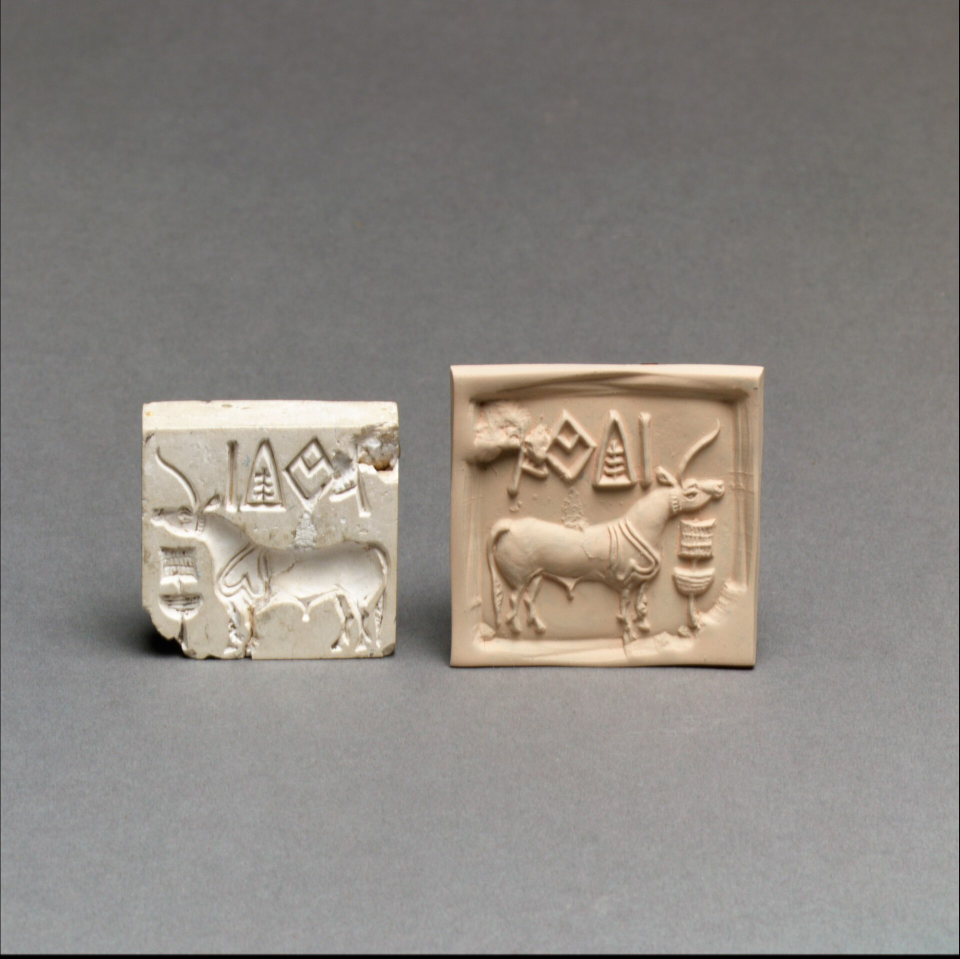
#> input picture indus/ep05/photos/unicorn_met_1920.jpg, 1920 x 1918 px, found by its file name (shown at 1/2 size)
$ python build.py   (older library calls are emulated)
#> lines starting #> are read from the running program, lines starting #| are printed output that depends on the picture; after the words box and inside, x2 and y2 are one past the last pixel; in counts of white or black regions, pixels touching at a corner belong together
### engine/fxkit.py
"""fxkit.py - code-built visuals and sounds for Legend's Shorts (any channel).

Every function writes a 1080x1920 30 fps MP4 (or a WAV for sounds) that make_short2.py / make_short.py use like any clip.
Clips HOLD their last frame for the rest of `dur`: always make `dur` longer than the shot (a clip shorter than its
shot loops back to frame 0, e.g. a "+2,000" counter suddenly showing "+0").

  import fxkit as fx
  fx.punch_hook("images/ai1.png", "images/hook.mp4", focus=(0.36, 0.42), chips_from=(0.05, 0.72, 0.6, 0.95))
  fx.dust_reveal("images/seal.jpg", "images/hook.mp4", peek=(0.5, 0.42, 0.12))   # sand blown off (alternative hook)
  fx.route_map(stops, route, bounds, "images/map_draw.mp4", draw=(0.1, 0.8))            # fast line draw
  fx.route_map(stops, route, bounds, "images/map_pin.mp4", pin="HARAPPA", pin_t=0.7, draw=(-1, 0.01))
  fx.arc_map(src, dests, bounds, "images/map_west.mp4", caption="SAME SEALS. 2,000+ KM APART.")
  fx.counter("images/bg.jpg", "images/count.mp4", 2000, top="INDIA'S KNOWN HISTORY", unit="YEARS", prefix="+")
  fx.zoom_rings("images/seal.jpg", "images/seal.mp4", wide, tight, rings=[...], top_text="STILL UNDECIPHERED TODAY")
  fx.stamp("images/seal.jpg", "images/stamp.mp4", "FOREIGN?", label='A. CUNNINGHAM, 1875: "FOREIGN TO INDIA"')
  fx.stamp(..., strike_t=0.45, stamped_from_start=True)                                   # payoff: strike it out
  fx.ending("images/ai6.png", "images/ending.mp4", ["INDUS VALLEY", "CIVILISATION"], ["BUT WHO", "WERE THEY?"], "INDUS FILES  #2")
  fx.dust("images/dust.mp4")                       # overlay with "mode": "screen"
  fx.blur_box("images/ai5.png", "images/ai5_fix.png", (0.30, 0.345, 1.0, 0.43))      # hide AI gibberish text
  fx.make_sfx("sfx")                               # writes the synthesized story sounds below

Tamil text: pass font=fx.TAMIL (Noto Sans Tamil) to any text argument family (stamp, counter, ending).
Map data: Natural Earth GeoJSON in ROOT/geo (download once from raw.githubusercontent.com/nvkelso/natural-earth-vector).
"""
import json, math, os, subprocess, wave
import numpy as np
from PIL import Image, ImageDraw, ImageFont, ImageFilter

W, H, FPS, SR = 1080, 1920, 30, 44100
ROOT = os.path.dirname(os.path.abspath(__file__))
F_TITLE = os.path.join(ROOT, "fonts", "Cinzel-Bold.ttf")
F_BIG = os.path.join(ROOT, "fonts", "Anton.ttf")
TAMIL = os.path.join(ROOT, "fonts", "NotoSansTamilLatin-800.ttf")   # ships with the Udal Uzhavan engine; copy it into fonts/ if missing
GOLD, RED, WHITE = (255, 197, 61), (230, 50, 40), (245, 240, 230)
SEA, LAND, LAND_EDGE, RIVER = (12, 22, 32), (58, 46, 32), (120, 96, 60), (70, 140, 190)


def font(p, s): return ImageFont.truetype(p, s)
def ease(x): x = min(max(x, 0), 1); return 1 - (1 - x) ** 3


def write_mp4(frame_fn, dur, path):
    n = int(dur * FPS)
    p = subprocess.Popen(["ffmpeg", "-v", "error", "-y", "-f", "rawvideo", "-pix_fmt", "rgb24", "-s", f"{W}x{H}", "-r", str(FPS),
                          "-i", "-", "-c:v", "libx264", "-pix_fmt", "yuv420p", "-crf", "16", path], stdin=subprocess.PIPE)
    for i in range(n):
        p.stdin.write(frame_fn(i / FPS).convert("RGB").tobytes())
    p.stdin.close(); p.wait(); print("wrote", path)


def cover(im, w=W, h=H):
    s = max(w / im.width, h / im.height); im = im.resize((int(im.width * s) + 1, int(im.height * s) + 1), Image.LANCZOS)
    x, y = (im.width - w) // 2, (im.height - h) // 2; return im.crop((x, y, x + w, y + h))


def outlined(d, xy, text, f, fill, anchor="mm", stroke=3):
    d.text(xy, text, font=f, fill=fill, anchor=anchor, stroke_width=stroke, stroke_fill=(0, 0, 0, fill[3] if len(fill) > 3 else 255))


# ------------------------------------------------------------------ hook: whip push-in + photographic debris + steam/dust
def punch_hook(image, out, focus=(0.5, 0.45), chips_from=(0.05, 0.72, 0.6, 0.95), dur=3.4, steam=True, n_chips=90, seed=11):
    """Frame 1 stays crisp (it is the thumbnail). Then: flash, zoom-blur burst, push-in with decaying shake,
    debris cut from the image itself (chips_from = x0,y0,x1,y1 fractions of a textured area) flying at the camera."""
    src = Image.open(image).convert("RGB"); s = max(W / src.width, H / src.height) * 1.02
    src = src.resize((int(src.width * s), int(src.height * s)), Image.LANCZOS)
    rng = np.random.default_rng(seed); N = n_chips
    ang = rng.uniform(0, 2 * np.pi, N); spd = rng.uniform(0.6, 1.6, N)
    t0 = np.concatenate([rng.uniform(0.05, 0.35, N // 2), rng.uniform(0.35, 1.8, N - N // 2)]); rot = rng.uniform(0, 360, N)
    cx0, cy0 = focus[0] * W, focus[1] * H + 120
    chips = []
    for _ in range(40):
        cw = int(rng.uniform(26, 60)); x = int(rng.uniform(chips_from[0], chips_from[2]) * src.width); y = int(rng.uniform(chips_from[1], chips_from[3]) * src.height)
        patch = src.crop((x, y, x + cw, y + int(cw * 0.75))).convert("RGBA")
        m = Image.new("L", patch.size, 0)
        ImageDraw.Draw(m).polygon([(patch.width / 2 * (1 + (0.6 + 0.4 * rng.random()) * math.cos(2 * math.pi * j / 6)),
                                    patch.height / 2 * (1 + (0.6 + 0.4 * rng.random()) * math.sin(2 * math.pi * j / 6))) for j in range(6)], fill=255)
        patch.putalpha(m.filter(ImageFilter.GaussianBlur(1))); chips.append(patch)
    puffs = [(rng.uniform(-0.1, 0.5) * W, rng.uniform(-0.05, 0.25) * H, rng.uniform(0, 0.8), rng.uniform(260, 520)) for _ in range(9)]

    # [41 lines left out: functions view, frame, not called in this run]
    write_mp4(frame, dur, out)


# ------------------------------------------------------------------ maps (Natural Earth, no national borders drawn)
_GEO = {}
# [6 lines left out: function _geo, not called in this run]


class Proj:
    # [4 lines left out: function __init__, not called in this run]
    def __call__(self, lon, lat): return (self.ox + (lon - self.lon0) * self.k * self.s, self.oy + (self.lat1 - lat) * self.s)


# [216 lines left out: functions base_map, map_label, _partial, _pin, route_map, arc_map and 6 more, not called in this run]


# ------------------------------------------------------------------ synthesized sounds (energy kept in 150 Hz - 6 kHz: audible on phones)
_rng = np.random.default_rng(3)
def _bp(x, lo, hi):
    X = np.fft.rfft(x); fr = np.fft.rfftfreq(len(x), 1 / SR); X[(fr < lo) | (fr > hi)] = 0; return np.fft.irfft(X, len(x))
def _env(n, a, d): t = np.arange(n) / SR; return np.minimum(t / max(a, 1e-4), 1) * np.exp(-t / d)
# [138 lines left out: functions _save, make_sfx_foley, make_sfx, dust_reveal, not called in this run]


# ------------------------------------------------------------------ EP7 toolkit: parallax, snap camera, particles, ink strokes, pills, cards
GOLD2 = (212, 177, 92)          # antique gold (#D4B15C), the v2 accent
CHALK = (244, 236, 216)

# [36 lines left out: functions depth_split, _place, snapz, parallax_frame, not called in this run]

def fx_cover(im):
    return cover(im) if im.mode != "RGBA" else _cover_rgba(im)

def _cover_rgba(im):
    s = max(W / im.width, H / im.height); im = im.resize((int(im.width * s) + 1, int(im.height * s) + 1), Image.LANCZOS)
    x, y = (im.width - W) // 2, (im.height - H) // 2; return im.crop((x, y, x + W, y + H))

# [42 lines left out: functions particles, heat_haze, ink_stroke, not called in this run]

def ink_ellipse(cx, cy, rx, ry, start=-100, turns=1.08, n=60):
    return [(cx + rx * math.cos(math.radians(start + 360 * turns * i / n)) * (1 + 0.04 * math.sin(i)), cy + ry * math.sin(math.radians(start + 360 * turns * i / n))) for i in range(n + 1)]

# [19 lines left out: functions pill, parallax_warp, not called in this run]

### indus/ep05/edit/build.py
"""Indus Files #5 assets (unicorn). Run from the episode folder: python3 build.py [names...]"""
import sys, os, math; sys.path.insert(0, os.path.dirname(os.path.dirname(os.path.abspath(__file__))))
import numpy as np, fxkit as fx
from fxkit import W, H, ease, font, outlined, GOLD, WHITE
from PIL import Image, ImageDraw, ImageFilter, ImageEnhance
I = "images/"; todo = sys.argv[1:] or ["prep", "hook", "horn", "tiles", "kish", "split", "horns", "object", "ending"]
MET = I + "unicorn_met_1920.jpg"
HORN = [(1365, 957), (1370, 933), (1377, 911), (1388, 892), (1402, 874), (1420, 857), (1435, 844)]      # real horn on the modern impression
OBJ = (1335, 1015, 1450, 1225)                                                   # the "standard" in front of it
IMP = (900, 720, 1520, 1340)                                                     # the impression

# [5 lines left out: function view, not called in this run]

def to_screen(p, cam):
    cx, cy, cw, ch = cam; return ((p[0] - (cx - cw / 2)) * W / cw, (p[1] - (cy - ch / 2)) * H / ch)

# [8 lines left out: function glow_line, not called in this run]

def smooth(pts, n=40):
    pts = np.array(pts, float); t = np.linspace(0, 1, len(pts)); u = np.linspace(0, 1, n)
    return list(zip(np.interp(u, t, pts[:, 0]), np.interp(u, t, pts[:, 1])))

def label(d, text, y, a=255, size=36): outlined(d, (W / 2, y), text, font(fx.F_TITLE, size), (235, 235, 235, a), stroke=2)

if "prep" in todo:   # 9:16 canvas of the Met photo for the hook (both seal + impression visible, impression larger)
    src = Image.open(MET).convert("RGB"); seals = src.crop((240, 470, 1580, 1400))
#> further down, src is the input picture: PIL image 1920x1918 RGB; mean R, G, B 140.5, 135.4, 129.9
#> after `seals = src.crop((240, 470, 1580, 1400))`:
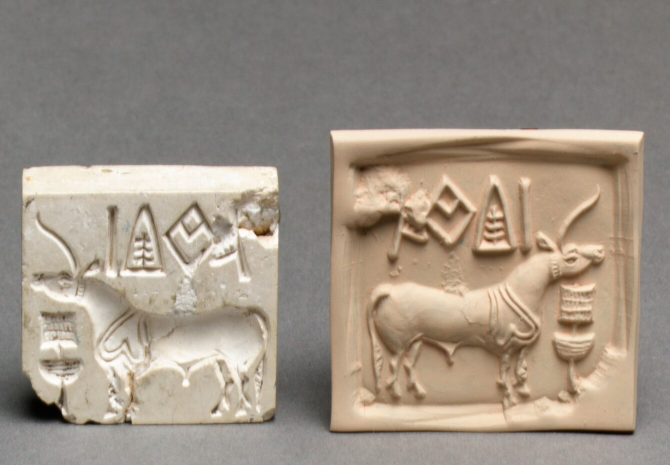
#> seals: PIL image 1340x930 RGB (shown at 1/2 size); mean R, G, B 157, 145.5, 132.5
    bg = ImageEnhance.Brightness(fx.cover(src).filter(ImageFilter.GaussianBlur(30))).enhance(0.8)
#> in cover, `return im.crop((x, y, x + w, y + h))`:
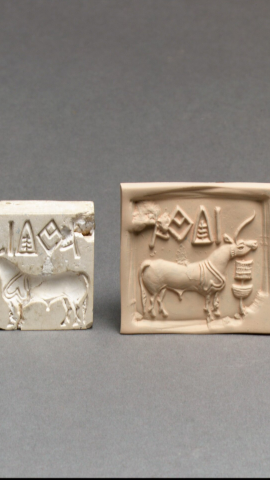
#> returned value: PIL image 1080x1920 RGB (shown at 1/4 size); mean R, G, B 145.7, 138.1, 130.4
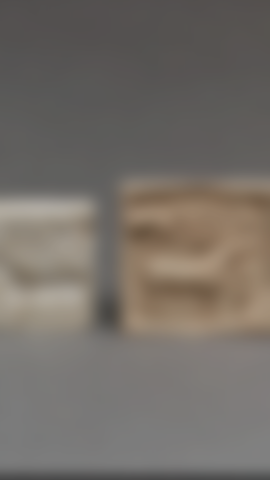
#> bg: PIL image 1080x1920 RGB (shown at 1/4 size); mean R, G, B 115.7, 109.7, 103.5
    s2 = seals.resize((W, int(seals.height * W / seals.width)), Image.LANCZOS); bg.paste(s2, (0, int(H * 0.55 - s2.height / 2))); bg.save(I + "met_916.jpg", quality=95)
#> after `s2 = seals.resize((W, int(seals.height * W / seals.width)), Image.LANC`:
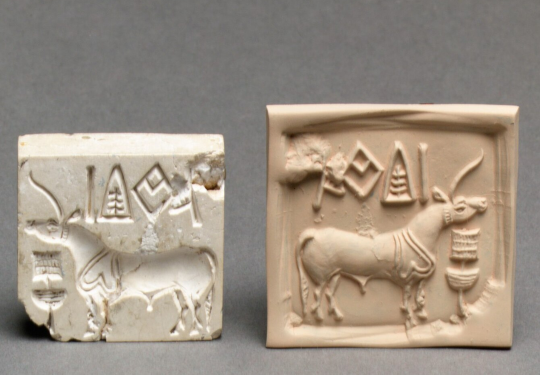
#> s2: PIL image 1080x749 RGB (shown at 1/2 size); mean R, G, B 157, 145.5, 132.5
#> after `bg.paste(s2, (0, int(H * 0.55 - s2.height / 2)))`:
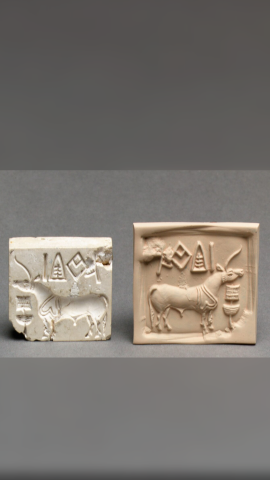
#> bg: PIL image 1080x1920 RGB (shown at 1/4 size); mean R, G, B 123.8, 118.2, 112.4
if "hook" in todo:
    fx.punch_hook(I + "met_916.jpg", I + "hook.mp4", focus=(0.66, 0.55), chips_from=(0.55, 0.45, 0.95, 0.65), steam=False, dur=4.0)
#> after the loop in punch_hook, `for _ in range(40):`:
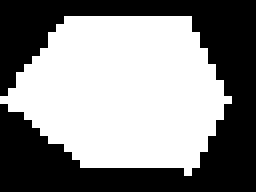
#> m: PIL image 32x24 L (shown 8 times larger); 53.6% white; 1 black region, box (x1, y1, x2, y2) and area: (0, 0, 32, 24) 356
#> after the loop in punch_hook, `for _ in range(40):`:
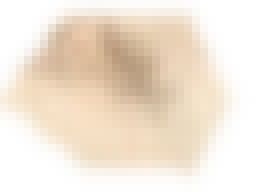
#> patch: PIL image 32x24 RGBA (shown 8 times larger); mean R, G, B, A 231.7, 208.5, 180.8, 136.7; transparent parts drawn white
#> after the loop in punch_hook, `for _ in range(40):`: chips = 40 items
#> in punch_hook, `puffs = [(rng.uniform(-0.1, 0.5) * W, rng.uniform(-0.05, 0.25) * H, rn..`: puffs = 9 items, first 6: (335.9, 217.5, 0.466, 311.3), (256.6, 291.6, 0.388, 436.6), (188.9, 366.8, 0.577, 283.2), (390.5, 68.05, 0.0651, 291.5), (101.9, 206.2, 0.264, 312.9), (390.5, 119.3, 0.699, 323.6)
#> (the run stopped early here; a loop or call above may not have finished)

$ run again, with indus/ep01/photos/cunningham_seal_BM.jpg copied over indus/ep05/photos/unicorn_met_1920.jpg
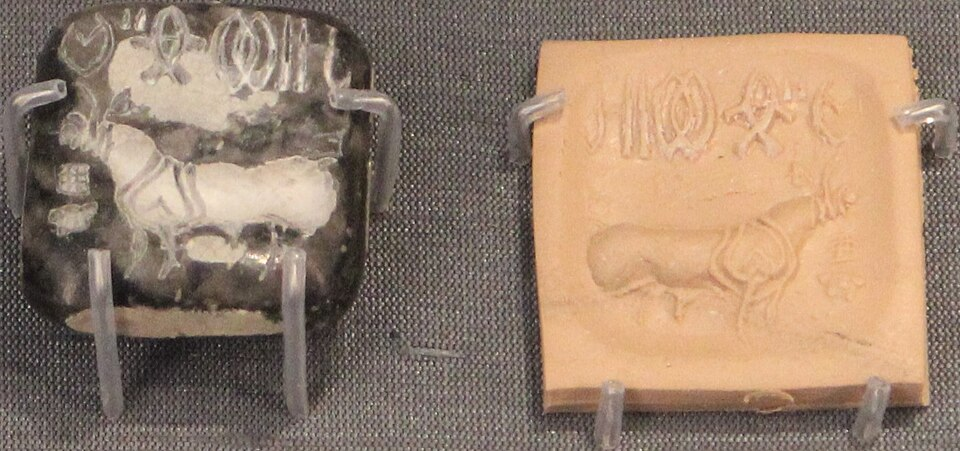
#> input picture indus/ep01/photos/cunningham_seal_BM.jpg, 960 x 451 px, found by its file name
#> src is the input picture: PIL image 960x451 RGB; mean R, G, B 152.6, 129.2, 109.9
#> seals: PIL image 1340x930 RGB; every value is 0
#> s2: PIL image 1080x749 RGB; every value is 0
#> `bg.paste(s2, (0, int(H * 0.55 - s2.height / 2)))`:
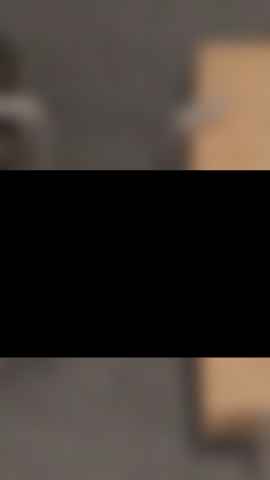
#> bg: PIL image 1080x1920 RGB (shown at 1/4 size); mean R, G, B 63.1, 55, 49
#> after the loop in punch_hook, `for _ in range(40):`:
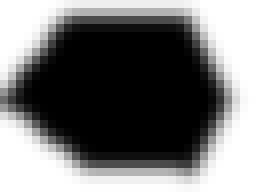
#> patch: PIL image 32x24 RGBA (shown 8 times larger); mean R, G, B, A 0, 0, 0, 136.7; transparent parts drawn white
#> after the loop in punch_hook, `for _ in range(40):`: chips = 40 items
#> puffs = 9 items, first 6: (335.9, 217.5, 0.466, 311.3), (256.6, 291.6, 0.388, 436.6), (188.9, 366.8, 0.577, 283.2), (390.5, 68.05, 0.0651, 291.5), (101.9, 206.2, 0.264, 312.9), (390.5, 119.3, 0.699, 323.6)

$ run again, with indus/ep01/photos/great_pyramid.jpg copied over indus/ep05/photos/unicorn_met_1920.jpg
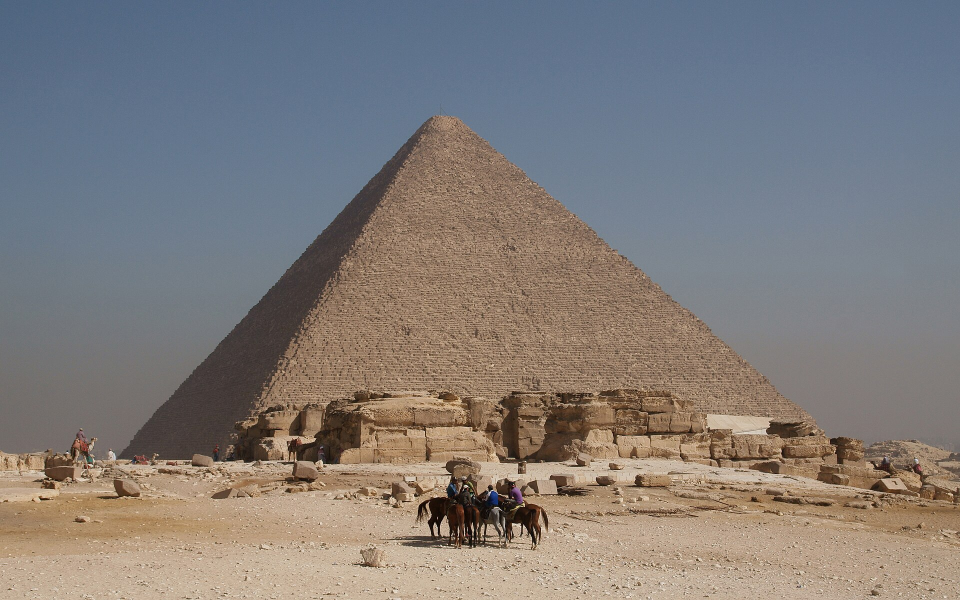
#> input picture indus/ep01/photos/great_pyramid.jpg, 1920 x 1200 px, found by its file name (shown at 1/2 size)
#> src is the input picture: PIL image 1920x1200 RGB; mean R, G, B 128.5, 123.9, 122.2
#> `bg.paste(s2, (0, int(H * 0.55 - s2.height / 2)))`:
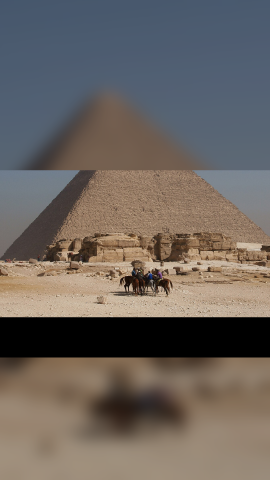
#> bg: PIL image 1080x1920 RGB (shown at 1/4 size); mean R, G, B 108.3, 101, 95.7
#> after the loop in punch_hook, `for _ in range(40):`:
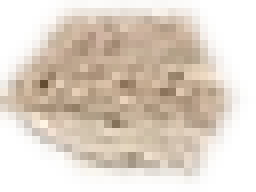
#> patch: PIL image 32x24 RGBA (shown 8 times larger); mean R, G, B, A 193.7, 172.3, 149.8, 136.7; transparent parts drawn white
#> after the loop in punch_hook, `for _ in range(40):`: chips = 40 items
#> puffs = 9 items, first 6: (335.9, 217.5, 0.466, 311.3), (256.6, 291.6, 0.388, 436.6), (188.9, 366.8, 0.577, 283.2), (390.5, 68.05, 0.0651, 291.5), (101.9, 206.2, 0.264, 312.9), (390.5, 119.3, 0.699, 323.6)
